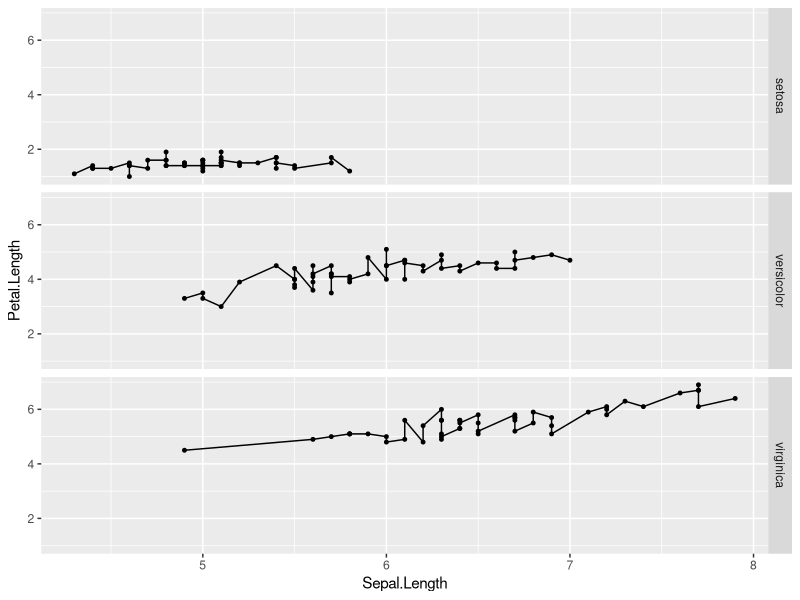

Recreate this plot in R.
## ---- chunk 1
library(ggplot2)
data(iris)
head(iris)

iris_plot_0 <- ggplot(iris, aes(x=Sepal.Length, y=Petal.Length)) + 
                geom_point(size = 1) + geom_line()
## ---- chunk 2
iris_plot_1 <- ggplot(iris, aes(x=Sepal.Length, y=Petal.Length)) + 
  geom_point(aes(shape=Location)) +
  geom_point(aes(color=Species, size=Petal.Width))

mm <- lm(Petal.Length~Sepal.Length, iris)

iris_plot_2 <- ggplot(iris, aes(x=Sepal.Length, y=Petal.Length)) + 
  geom_point(aes(color=Species, size=Petal.Width)) +
  geom_smooth(method="lm", se=FALSE, color="black")

## ---- chunk 3
iris_plot_3 <- ggplot(iris, aes(x=Sepal.Length, y=Petal.Length)) + 
  geom_point(size = 2, aes(color=Sepal.Length, alpha=Sepal.Width)) +
  scale_x_continuous(limits=c(0, 10)) +
  scale_y_continuous(limits=c(0, 5)) +
  scale_color_continuous(low="#728D23", high="#AB74D0") 
  #scale_alpha_continuous(range=c(0.05, 0.5))
## ---- chunk 4
iris_plot_0 <- iris_plot_0 + facet_grid(Species ~ .)
iris_plot_4 <- iris_plot_0 + 
  #geom_text(p-values, aes(Species))
  facet_grid(Species ~ .) +
  #geom_smooth(method="loess", se=TRUE, color="red", fullrange=TRUE)
  geom_smooth(method="lm", se=TRUE, color="blue", fullrange=TRUE)
  
print(iris_plot_0)
  
